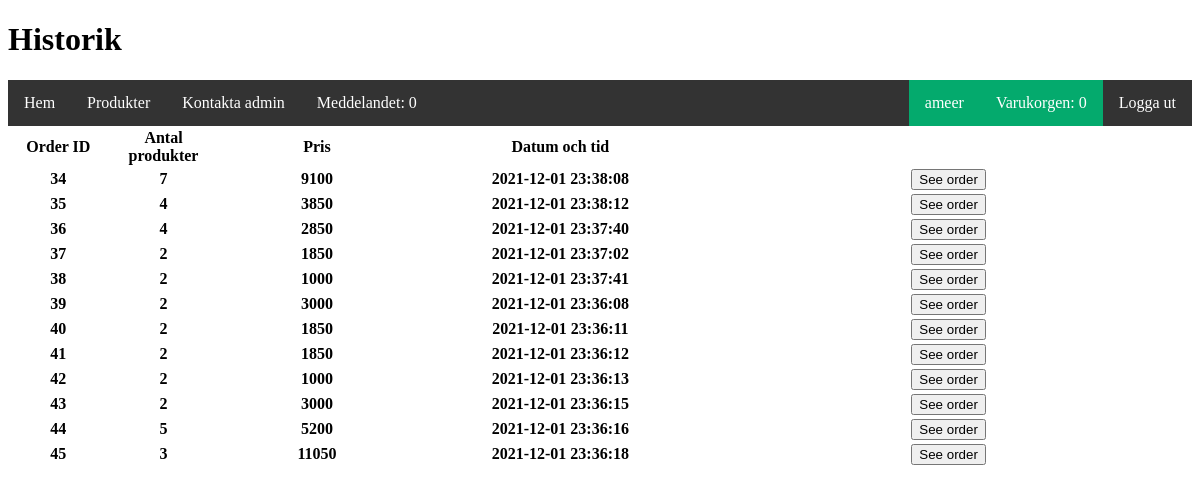
/shop/history.php (signed in), run on an earlier commit of the app's database.
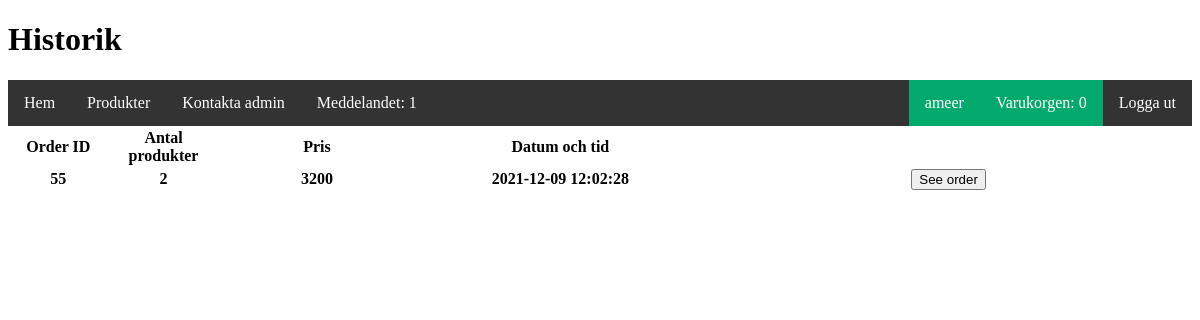
And on a later commit of the database.
### tables this page shows
CREATE TABLE `users` (
  `user_id` int(11) NOT NULL,
  `Fname` varchar(40) NOT NULL,
  `Lname` varchar(40) NOT NULL,
  `user_password` varchar(40) NOT NULL,
  `user_email` varchar(40) NOT NULL
);

CREATE TABLE `orders` (
  `order_id` int(11) NOT NULL,
  `order_user` int(11) NOT NULL,
  `order_sum` int(11) NOT NULL,
  `order_prod_count` int(11) NOT NULL,
  `order_date` datetime DEFAULT current_timestamp() ON UPDATE current_timestamp(),
  `order_status` int(11) DEFAULT NULL
);

### shop/cPanel/function.php (called while the page is built, shortened)
<?php
function userInfo($conn){
    if (isset($_SESSION['user_id']))
    {
        $id = $_SESSION['user_id'];
        $result = mysqli_query($conn,"SELECT * from users WHERE user_id = '$id'");
        if ($result && mysqli_num_rows($result) > 0) {
            $user_data = mysqli_fetch_assoc($result);
            return $user_data;
        }
    }
}
function getCartsCount($conn){
    $userInfo = userInfo($conn);
    $userID = $userInfo['user_id'];
    $getCart = mysqli_query($conn, "SELECT * FROM carts WHERE c_user_id = $userID");
    if ($getCart) {
    	$getCartsCount = 0;
    }
    else{
    	$getCartsCount = 0;
    }
    return $getCartsCount;
}
function getNewMessageCountAdmin($conn){
    $newMessageCount = 0;
    $selectMessage = mysqli_query($conn, "SELECT * FROM messages WHERE message_admin_status = 0");
    if ($selectMessage->num_rows > 0) {
        while ($selectMessage->fetch_assoc()) {
            $newMessageCount ++;
        }
    }
    return $newMessageCount;
}

### shop/history.php (the view, shortened to what this page needs)
<?php
  include("cPanel/connection.php");
  include("cPanel/function.php");
  $userInfo = userInfo($conn);
  $getCartsCount = getCartsCount($conn);
  $newMessagesCount = getNewMessageCountAdmin($conn);
  $userID = $userInfo['user_id'];
  $selectOrder = mysqli_query($conn, "SELECT * from orders WHERE order_user = '$userID'");
?>
<!DOCTYPE html>
<html>
<head>
  <link rel="stylesheet" href="style.css">
</head>
<body>
  <h1>Historik</h1>
  <?php
  if (!isset($_SESSION['user_id'])){
    header("location: login.php");
   } else {
  ?>
<ul>
  <li><a href="index.php">Hem</a></li>
  <li><a href="product.php">Produkter</a></li>
  <li><a href="sendmessages.php">Kontakta admin</a></li>
  <li><a href="messages.php">Meddelandet: <?php  echo $newMessagesCount?></a></li>
   <li style="float: right;"><a href="logout.php">Logga ut</a></li>
  <li style="float: right; background-color: #04AA6D"><a href="cart.php">Varukorgen: <?php  echo $getCartsCount?></a></li>
  <li style="float: right; background-color: #04AA6D"><a href=""><?php  echo $userInfo['Fname']?></a></li>
  </ul>
  <?php
   }
   ?>
   <table>
  <tr>
    <th width="5%">Order ID</th>
    <th width="5%">Antal produkter</th>
    <th width="10%">Pris</th>
    <th width="15%">Datum och tid</th>
    <th width="25%"></th>
  </tr>
  <?php
  if ($selectOrder->num_rows > 0) {
    while ($getOrder = $selectOrder->fetch_assoc()) {
      ?>
    <tr>
    <th width="5%"><?php echo $getOrder['order_id']; ?></th>
    <th width="5%"><?php echo $getOrder['order_prod_count']; ?></th>
    <th width="10%"><?php echo $getOrder['order_sum']; ?></th>
    <th width="15%"><?php echo $getOrder['order_date']; ?></th>
    <form method="post">
    <th width="25%"><button name="seOrder">See order</button></th>
  </tr>
    <?php
    }
  }
  ?>
   </table>
</body>
</html>

### shop/cPanel/style.css (style rules this page uses)
ul { list-style-type: none; margin: 0; padding: 0; overflow: hidden; background-color: #333; }
li { float: left; }
li a { font-family: Calibri; display: block; color: white; text-align: center; padding: 14px 16px; text-decoration: none; }

What changed in the data, as far as the page shows it:
removed orders: order_id "34", order_prod_count "7", order_sum "9100", order_date "2021-12-01 23:38:08"
removed orders: order_id "35", order_prod_count "4", order_sum "3850", order_date "2021-12-01 23:38:12"
removed orders: order_id "36", order_prod_count "4", order_sum "2850", order_date "2021-12-01 23:37:40"
removed orders: order_id "37", order_prod_count "2", order_sum "1850", order_date "2021-12-01 23:37:02"
removed orders: order_id "38", order_prod_count "2", order_sum "1000", order_date "2021-12-01 23:37:41"
removed orders: order_id "39", order_prod_count "2", order_sum "3000", order_date "2021-12-01 23:36:08"
removed orders: order_id "40", order_prod_count "2", order_sum "1850", order_date "2021-12-01 23:36:11"
removed orders: order_id "41", order_prod_count "2", order_sum "1850", order_date "2021-12-01 23:36:12"
removed orders: order_id "42", order_prod_count "2", order_sum "1000", order_date "2021-12-01 23:36:13"
removed orders: order_id "43", order_prod_count "2", order_sum "3000", order_date "2021-12-01 23:36:15"
removed orders: order_id "44", order_prod_count "5", order_sum "5200", order_date "2021-12-01 23:36:16"
removed orders: order_id "45", order_prod_count "3", order_sum "11050", order_date "2021-12-01 23:36:18"
added orders: order_id "55", order_prod_count "2", order_sum "3200", order_date "2021-12-09 12:02:28"
Also different on the page:
$newMessagesCount: "0" → "1"
